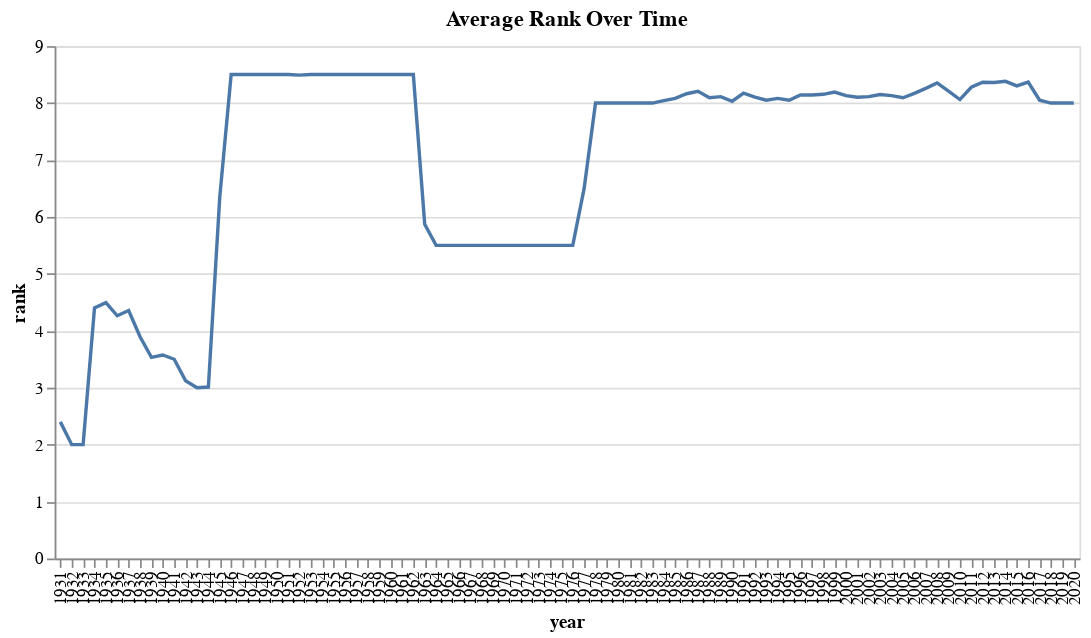

The notebook cell this image was saved under:
### Markdown cell above
# Rank Distribution over time

### Code cell
# Distribution of ranks by year
rank_by_year = nyt_df.groupby('year')['rank'].mean().reset_index()

# Plot average rank per year to see trends over time
alt.Chart(rank_by_year).mark_line().encode(
    x='year:O',
    y='rank:Q',
    tooltip=['year', 'rank']
).properties(
    title="Average Rank Over Time",
    width=600
)

### Figure 1 — Vega-Lite specification as saved in the notebook (floating-point values rounded to 4 significant figures)
{"config": {"view": {"continuousWidth": 300, "continuousHeight": 300}}, "data": {"name": "data-95abdb00d9b10c34cf55f8548b3b2938"}, "mark": {"type": "line"}, "encoding": {"tooltip": [{"field": "year", "type": "quantitative"}, {"field": "rank", "type": "quantitative"}], "x": {"field": "year", "type": "ordinal"}, "y": {"field": "rank", "type": "quantitative"}}, "title": "Average Rank Over Time", "width": 600, "$schema": "https://vega.github.io/schema/vega-lite/v5.20.1.json", "datasets": {"data-95abdb00d9b10c34cf55f8548b3b2938": [{"year": 1931, "rank": 2.4}, {"year": 1932, "rank": 2.0}, {"year": 1933, "rank": 2.0}, {"year": 1934, "rank": 4.401}, {"year": 1935, "rank": 4.494}, {"year": 1936, "rank": 4.264}, {"year": 1937, "rank": 4.356}, {"year": 1938, "rank": 3.895}, {"year": 1939, "rank": 3.532}, {"year": 1940, "rank": 3.575}, {"year": 1941, "rank": 3.5}, {"year": 1942, "rank": 3.122}, {"year": 1943, "rank": 3.0}, {"year": 1944, "rank": 3.011}, {"year": 1945, "rank": 6.347}, {"year": 1946, "rank": 8.5}, {"year": 1947, "rank": 8.5}, {"year": 1948, "rank": 8.5}, {"year": 1949, "rank": 8.5}, {"year": 1950, "rank": 8.5}, {"year": 1951, "rank": 8.5}, {"year": 1952, "rank": 8.491}, {"year": 1953, "rank": 8.5}, {"year": 1954, "rank": 8.5}, {"year": 1955, "rank": 8.5}, {"year": 1956, "rank": 8.5}, {"year": 1957, "rank": 8.5}, {"year": 1958, "rank": 8.5}, {"year": 1959, "rank": 8.5}, {"year": 1960, "rank": 8.5}, {"year": 1961, "rank": 8.5}, {"year": 1962, "rank": 8.5}, {"year": 1963, "rank": 5.869}, {"year": 1964, "rank": 5.5}, {"year": 1965, "rank": 5.5}, {"year": 1966, "rank": 5.5}, {"year": 1967, "rank": 5.5}, {"year": 1968, "rank": 5.5}, {"year": 1969, "rank": 5.5}, {"year": 1970, "rank": 5.5}, {"year": 1971, "rank": 5.5}, {"year": 1972, "rank": 5.5}, {"year": 1973, "rank": 5.5}, {"year": 1974, "rank": 5.5}, {"year": 1975, "rank": 5.5}, {"year": 1976, "rank": 5.5}, {"year": 1977, "rank": 6.5}, {"year": 1978, "rank": 8.0}, {"year": 1979, "rank": 8.0}, {"year": 1980, "rank": 8.0}, {"year": 1981, "rank": 8.0}, {"year": 1982, "rank": 8.0}, {"year": 1983, "rank": 8.0}, {"year": 1984, "rank": 8.041}, {"year": 1985, "rank": 8.082}, {"year": 1986, "rank": 8.163}, {"year": 1987, "rank": 8.205}, {"year": 1988, "rank": 8.093}, {"year": 1989, "rank": 8.113}, {"year": 1990, "rank": 8.032}, {"year": 1991, "rank": 8.176}, {"year": 1992, "rank": 8.105}, {"year": 1993, "rank": 8.051}, {"year": 1994, "rank": 8.081}, {"year": 1995, "rank": 8.05}, {"year": 1996, "rank": 8.144}, {"year": 1997, "rank": 8.141}, {"year": 1998, "rank": 8.153}, {"year": 1999, "rank": 8.194}, {"year": 2000, "rank": 8.13}, {"year": 2001, "rank": 8.101}, {"year": 2002, "rank": 8.113}, {"year": 2003, "rank": 8.151}, {"year": 2004, "rank": 8.131}, {"year": 2005, "rank": 8.093}, {"year": 2006, "rank": 8.171}, {"year": 2007, "rank": 8.258}, {"year": 2008, "rank": 8.353}, {"year": 2009, "rank": 8.21}, {"year": 2010, "rank": 8.061}, {"year": 2011, "rank": 8.277}, {"year": 2012, "rank": 8.365}, {"year": 2013, "rank": 8.362}, {"year": 2014, "rank": 8.381}, {"year": 2015, "rank": 8.302}, {"year": 2016, "rank": 8.369}, {"year": 2017, "rank": 8.05}, {"year": 2018, "rank": 8.0}, {"year": 2019, "rank": 8.0}, {"year": 2020, "rank": 8.0}]}}
